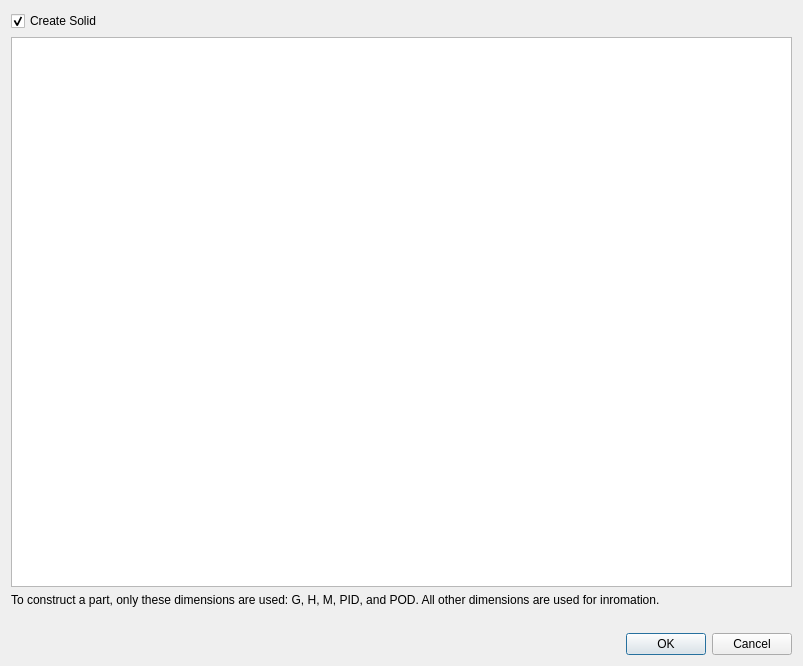
<?xml version="1.0" encoding="UTF-8"?>
<ui version="4.0">
 <class>Dialog</class>
 <widget class="QDialog" name="Dialog">
  <property name="geometry">
   <rect>
    <x>0</x>
    <y>0</y>
    <width>803</width>
    <height>666</height>
   </rect>
  </property>
  <property name="windowTitle">
   <string>Create Outer Corner</string>
  </property>
  <layout class="QVBoxLayout" name="verticalLayout">
   <item>
    <widget class="QCheckBox" name="checkBoxCreateSolid">
     <property name="text">
      <string>Create Solid</string>
     </property>
     <property name="checked">
      <bool>true</bool>
     </property>
    </widget>
   </item>
   <item>
    <widget class="QTableView" name="tableViewParts">
     <property name="selectionMode">
      <enum>QAbstractItemView::SingleSelection</enum>
     </property>
     <property name="selectionBehavior">
      <enum>QAbstractItemView::SelectRows</enum>
     </property>
    </widget>
   </item>
   <item>
    <widget class="QLabel" name="label_2">
     <property name="text">
      <string>&lt;html&gt;&lt;head/&gt;&lt;body&gt;&lt;p&gt;To construct a part, only these dimensions are used: G, H, M, PID, and POD. All other dimensions are used for inromation.&lt;/p&gt;&lt;/body&gt;&lt;/html&gt;</string>
     </property>
     <property name="textFormat">
      <enum>Qt::AutoText</enum>
     </property>
     <property name="wordWrap">
      <bool>true</bool>
     </property>
    </widget>
   </item>
   <item>
    <widget class="QLabel" name="label">
     <property name="text">
      <string/>
     </property>
     <property name="pixmap">
      <pixmap>../macros/outer-corner-dimensions.png</pixmap>
     </property>
     <property name="alignment">
      <set>Qt::AlignCenter</set>
     </property>
    </widget>
   </item>
   <item>
    <widget class="QDialogButtonBox" name="buttonBox">
     <property name="orientation">
      <enum>Qt::Horizontal</enum>
     </property>
     <property name="standardButtons">
      <set>QDialogButtonBox::Cancel|QDialogButtonBox::Ok</set>
     </property>
    </widget>
   </item>
  </layout>
 </widget>
 <resources/>
 <connections>
  <connection>
   <sender>buttonBox</sender>
   <signal>accepted()</signal>
   <receiver>Dialog</receiver>
   <slot>accept()</slot>
   <hints>
    <hint type="sourcelabel">
     <x>248</x>
     <y>254</y>
    </hint>
    <hint type="destinationlabel">
     <x>157</x>
     <y>274</y>
    </hint>
   </hints>
  </connection>
  <connection>
   <sender>buttonBox</sender>
   <signal>rejected()</signal>
   <receiver>Dialog</receiver>
   <slot>reject()</slot>
   <hints>
    <hint type="sourcelabel">
     <x>316</x>
     <y>260</y>
    </hint>
    <hint type="destinationlabel">
     <x>286</x>
     <y>274</y>
    </hint>
   </hints>
  </connection>
 </connections>
</ui>
